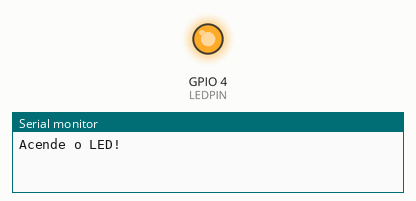
Recording of a sketch running on a simulated ESP32. Parts: output pins drawn as LEDs (lit = HIGH), the last lines printed to the serial monitor.

Above: at 2.5 s.
At 7.5 s:
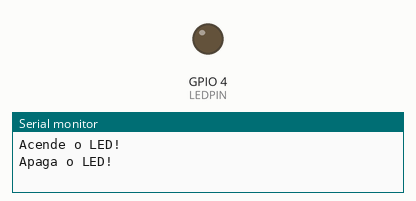
Timing chart, 0 to 13.0 s (numbered marks = the images above):
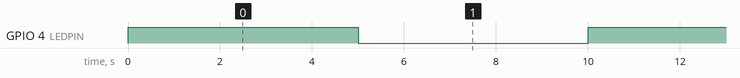

Measured:
- by itself, GPIO 4 (LEDPIN): alternates HIGH for 5.0 s and LOW for 5.0 s

The sketch:

Blink_ESP32.ino
```cpp
// (licence header left out)
#define LEDPIN 4

void setup()
{
  pinMode(LEDPIN, OUTPUT);
  Serial.begin(115200);
}

void loop()
{
  Serial.println("Acende o LED!");
  digitalWrite(LEDPIN, HIGH);
  delay(5000);
  Serial.println("Apaga o LED!");
  digitalWrite(LEDPIN, LOW);
  delay(5000);
}
```
